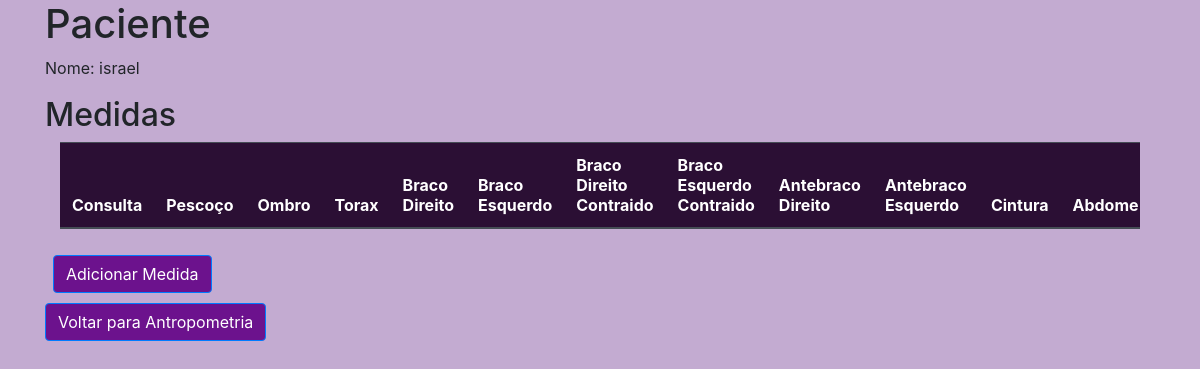
The page /circuferencias/1 on the database as committed earlier.
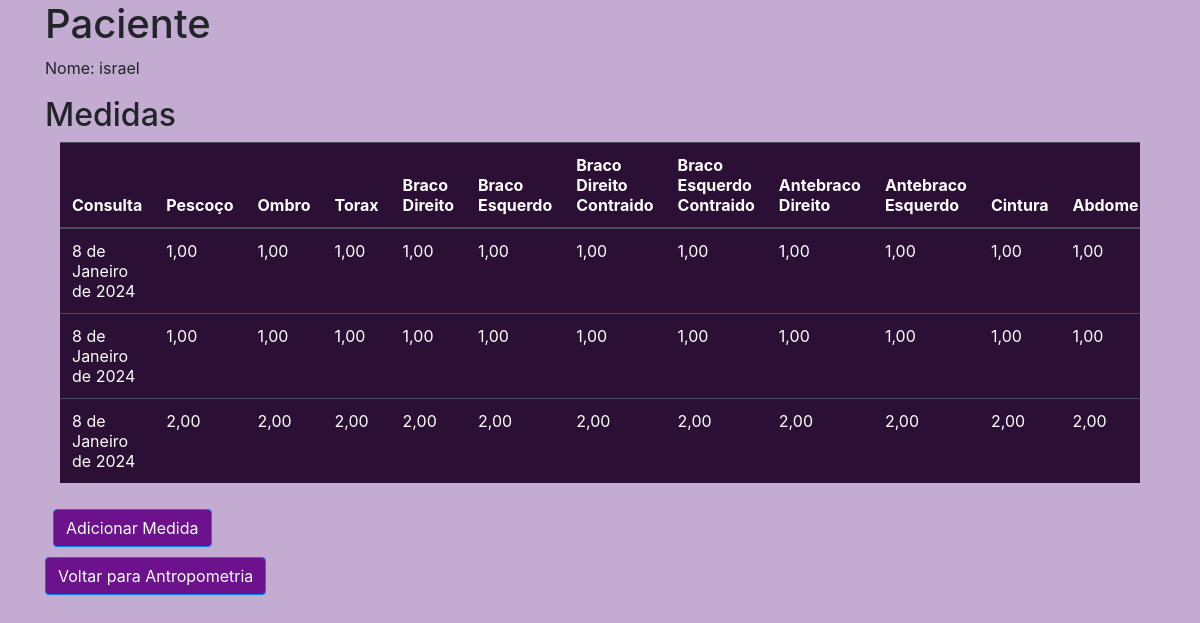
The same page on the database as committed later.
### plano/models.py (models this page shows, shortened)
class Base(models.Model):
    criado = models.DateField('Criação', auto_now_add=True)
    modificado = models.DateField('Atualização', auto_now=True)
    ativo = models.BooleanField('Ativo?', default=True )
    class Meta:
        abstract = True

class Circuferencias(Base):
    nome = models.ForeignKey(Paciente, on_delete=models.CASCADE)
    pescoco = models.DecimalField('Pescoço', max_digits=15, decimal_places=2)
    ombro = models.DecimalField('Ombro', max_digits=15, decimal_places=2)
    torax = models.DecimalField('Torax', max_digits=15, decimal_places=2)
    bracodireito = models.DecimalField('Braçodireito', max_digits=15, decimal_places=2)
    bracoesquerdo = models.DecimalField('Braçoesquerdo', max_digits=15, decimal_places=2)
    bracodireitocontraido = models.DecimalField('Braçodireitocontraido', max_digits=15, decimal_places=2)
    bracoesquerdocontraido = models.DecimalField('Braçoesquerdocontraido', max_digits=15, decimal_places=2)
    antebracodireito = models.DecimalField('Antebraçodireito', max_digits=15, decimal_places=2)
    antebracoesquerdo = models.DecimalField('Antebraçoesquerdo', max_digits=15, decimal_places=2)
    cintura = models.DecimalField('Cintura', max_digits=15, decimal_places=2)
    abdome = models.DecimalField('Abdome', max_digits=15, decimal_places=2)
    quadril = models.DecimalField('Quadril', max_digits=15, decimal_places=2)
    coxadistaldireita = models.DecimalField('Coxadistaldireita', max_digits=15, decimal_places=2)
    coxadistalesquerda = models.DecimalField('Coxadistalesquerda ', max_digits=15, decimal_places=2)
    coxamedialdireita = models.DecimalField('Coxamedialdireita', max_digits=15, decimal_places=2)
    coxamedialesquerda = models.DecimalField('Coxamedialesquerda', max_digits=15, decimal_places=2)
    coxaproximaldireita = models.DecimalField('Coxaproximaldireita', max_digits=15, decimal_places=2)
    coxaproximalesquerda = models.DecimalField('Coxaproximalesquerda', max_digits=15, decimal_places=2)
    panturrilhadireita = models.DecimalField('Panturrilhadireita', max_digits=15, decimal_places=2)
    panturrilhaesquerda = models.DecimalField('Panturrilhaesquerda', max_digits=15, decimal_places=2)
    classificacao = models.CharField('Classificação', max_length=20)

### plano/views.py (the view)
# urls.py: path('circuferencias/<int:pk>', circuferencias, name='circuferencias'),
def circuferencias(request, pk):
    paciente = Paciente.objects.get(id=pk)
    circuferencias = Circuferencias.objects.filter(nome=paciente)
    context = {
        'paciente': paciente,
        'circuferencias': circuferencias
    }
    return render(request, 'circuferencias.html', context)

### plano/templates/circuferencias.html (shortened to what this page needs)
{% load static %}
<html lang="pt-br">
<head>
    <link rel="stylesheet" href="https://maxcdn.bootstrapcdn.com/bootstrap/4.5.2/css/bootstrap.min.css">
    <link rel="stylesheet" href="{% static 'css/style.css' %}">
</head>
<body>
    <div class="container">
        <h1>Paciente</h1>
        <p>Nome: {{ paciente.nome }}</p>
        <h2>Medidas</h2>
        <div class="container">
            <div class="table-responsive">
                <table class="table table-dark">
                    <thead class="flex-column">
                        <tr>
                            <th scope="col">Consulta</th>
                            <th scope="col">Pescoço</th>
                            <th scope="col">Ombro</th>
                            <th scope="col">Torax</th>
                            <th scope="col">Braco Direito</th>
                            <th scope="col">Braco Esquerdo</th>
                            <th scope="col">Braco Direito Contraido</th>
                            <th scope="col">Braco Esquerdo Contraido</th>
                            <th scope="col">Antebraco Direito</th>
                            <th scope="col">Antebraco Esquerdo</th>
                            <th scope="col">Cintura</th>
                            <th scope="col">Abdome</th>
                        </tr>
                    </thead>
                    <tbody>
                        {% for p in circuferencias %}
                            <tr>
                                <td scope="row">{{ p.criado  }}</td>
                                <td scope="row">{{ p.pescoco  }}</td>
                                <td scope="row">{{ p.ombro }}</a></td>
                                <td scope="row">{{ p.torax  }}</td>
                                <td scope="row">{{ p.bracodireito  }}</td>
                                <td scope="row">{{ p.bracoesquerdo }}</td>
                                <td scope="row">{{ p.bracodireitocontraido }}</td>
                                <td scope="row">{{ p.bracoesquerdocontraido }}</td>
                                <td scope="row">{{ p.antebracodireito }}</td>
                                <td scope="row">{{ p.antebracoesquerdo }}</td>
                                <td scope="row">{{ p.cintura }}</td>
                                <td scope="row">{{ p.abdome }}</td>
                            </tr>
                        {% endfor %}
                    </tbody>
                </table>
            </div>
        </div>
        <div class="d-flex">
            <button type="button" class="btn btn-primary ml-2" data-toggle="modal" data-target="#modalMedida">Adicionar Medida</button>
        </div>
        <div class="d-flex">
            <a href="{% url 'antropometria' paciente.id %}" class="btn btn-primary">Voltar para Antropometria </a>
        </div>
    </div>
    {% include 'fazercircuferencia.html' %}
</body>
</html>

Rows that differ between the two databases and show on the page:
added Circuferencias: criado "8 de Janeiro de 2024", pescoco "1,00", ombro "1,00", torax "1,00", bracodireito "1,00", bracoesquerdo "1,00", bracodireitocontraido "1,00", bracoesquerdocontraido "1,00", antebracodireito "1,00", antebracoesquerdo "1,00", cintura "1,00", abdome "1,00"
added Circuferencias: criado "8 de Janeiro de 2024", pescoco "1,00", ombro "1,00", torax "1,00", bracodireito "1,00", bracoesquerdo "1,00", bracodireitocontraido "1,00", bracoesquerdocontraido "1,00", antebracodireito "1,00", antebracoesquerdo "1,00", cintura "1,00", abdome "1,00"
added Circuferencias: criado "8 de Janeiro de 2024", pescoco "2,00", ombro "2,00", torax "2,00", bracodireito "2,00", bracoesquerdo "2,00", bracodireitocontraido "2,00", bracoesquerdocontraido "2,00", antebracodireito "2,00", antebracoesquerdo "2,00", cintura "2,00", abdome "2,00"
